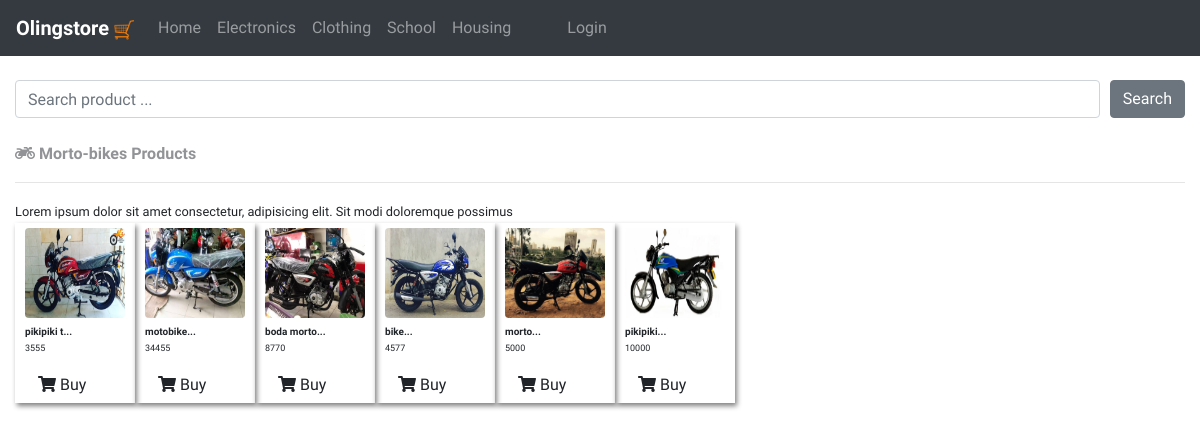
Screenshot of /motobike/ with the database file from the repository.
### myaccount/models.py (models this page shows, shortened)
class Products(models.Model):
    product_name=models.CharField(max_length=255)
    category=models.CharField(max_length=255)
    price=models.CharField(max_length=255)
    address=models.CharField(max_length=255)
    quantity=models.CharField(max_length=255)
    user=models.ForeignKey(User,on_delete=models.CASCADE)
    description=models.TextField()
    date=models.DateTimeField(auto_now_add=True)
    image1=models.ImageField(blank=True,null=True)
    image2=models.ImageField(blank=True,null=True)
    image3=models.ImageField(blank=True,null=True)
    image4=models.ImageField(blank=True,null=True)

### baseapp/views.py (the view)
# urls.py: path('motobike/',views.MotobikeList.as_view(),name='motobike'),
class MotobikeList(generic.ListView):
    model=Products
    ordering='-id'
    context_object_name='product'
    template_name='baseapp/motobike.html'
    queryset=Products.objects.filter(category='Motorbikes')

### baseapp/templates/baseapp/motobike.html (shortened to what this page needs)
{% extends 'baseapp/main.html' %}
{% load static %}
{% block content %}
<div class="container-fluid">
     <form action="">
         <br>
        <div style="display: flex;">
            <input type="search" placeholder="Search product ..." class="form-control"><button class="btn btn-secondary" style="display: inline-block; margin-left: 10px;">Search</button>
        </div>
     </form> <br>
    <div class="row">
      <div class="col-sm-12">
        <p class="pText1"><strong><i class="fas fa-motorcycle"></i> Morto-bikes Products</strong></p>
        <hr>
        <small>Lorem ipsum dolor sit amet consectetur, adipisicing elit. Sit modi doloremque possimus </small>
        <div style="display: flex; width: 100%;flex-wrap: wrap;">
            {% for p in product %}
            <div style="padding-right: 10px;  width: 120px;height: 180px;padding-bottom: 30px;box-shadow: 2px 3px 5px gray;">
                <div  style=" width: 100%; height: 50%;padding-left: 10px;">
                    <img src="{% if p.image1 %}{{p.image1.url}}{% else %}{% if p.image2 %}{{p.image2.url}}{% else %}{% if p.image3 %}{{p.image3.url}}{% else %}{% if p.image4 %}{{p.image4.url}}{% else %}{% static 'images/avatar.png' %} {% endif %}{% endif %}{% endif %}{% endif %}" alt="" width="100px" height="90" style="margin-top: 5px;" class="rounded">
                    <font style="font-size: 10px;"><strong>{{p.product_name|slice:13}}...</strong></font><br>
                    <font style="float: left; margin-right: 10px; font-size: 9px;">{{p.price}}</font><br>
                   <a href="{% url 'productdetail' p.id %}"><button class="btn btn-ouhjsecondary"><i class="fas fa-shopping-cart"></i> Buy</button></a>
                </div>
            </div>
            {% endfor %}
        </div>
    </div>
{% endblock content %}

### static/css/styles.css (style rules this page uses)
* { margin: 0; padding: 0; font-family: 'Rajdhani', sans-serif; font-family: 'Spartan', sans-serif; }
body { scroll-behavior: smooth; }
.pText1 { font-family: sans-serif; color: rgb(146, 147, 150); }

### rows the page displays
Products: image1 (picture), product_name "pikipiki t", price "3555"
Products: image1 (picture), product_name "motobike", price "34455"
Products: image1 (picture), product_name "boda morto", price "8770"
Products: image1 (picture), product_name "bike", price "4577"
Products: image1 (picture), product_name "morto", price "5000"
Products: image1 (picture), product_name "pikipiki", price "10000"
